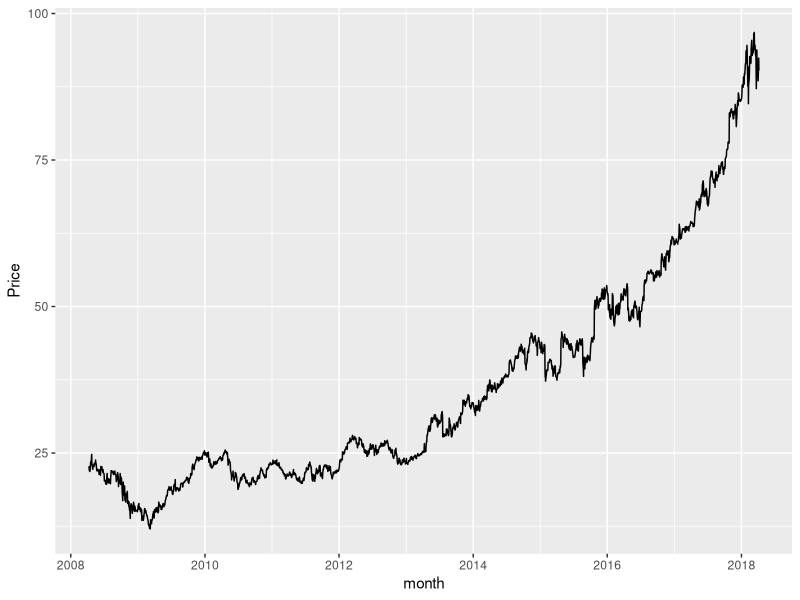
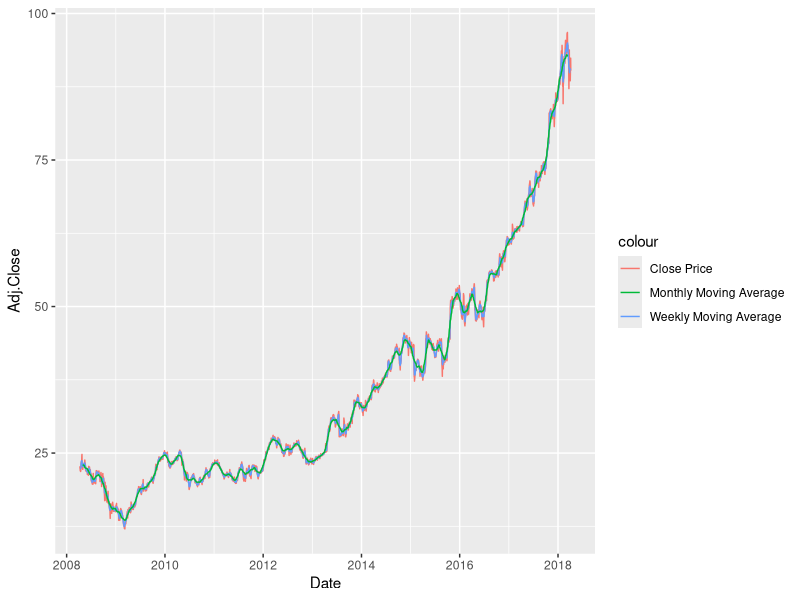
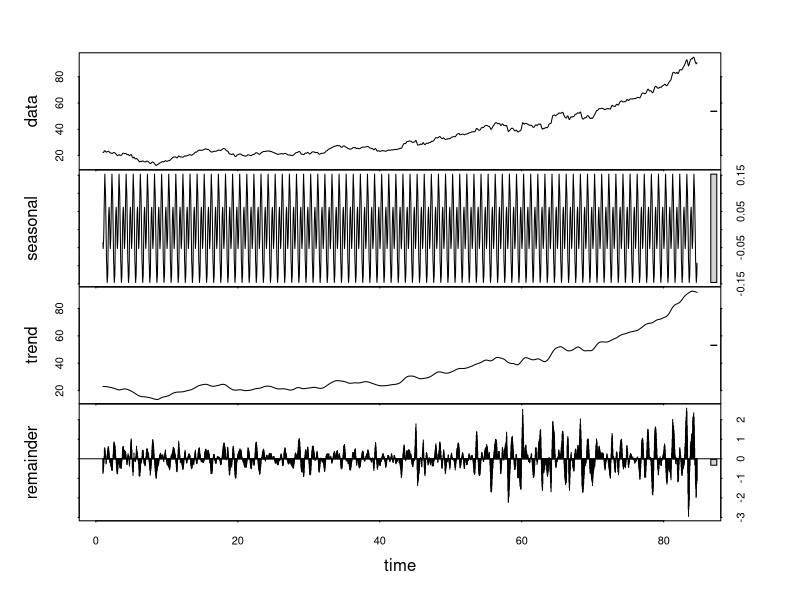
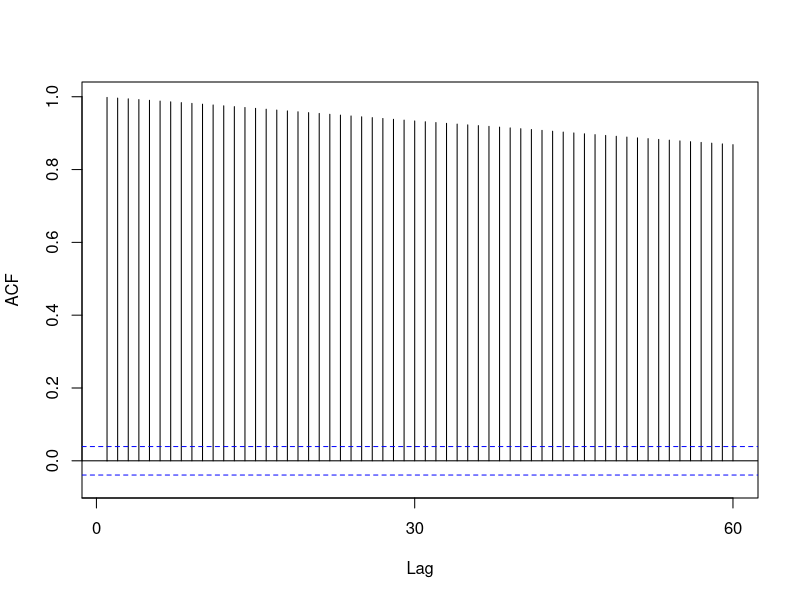
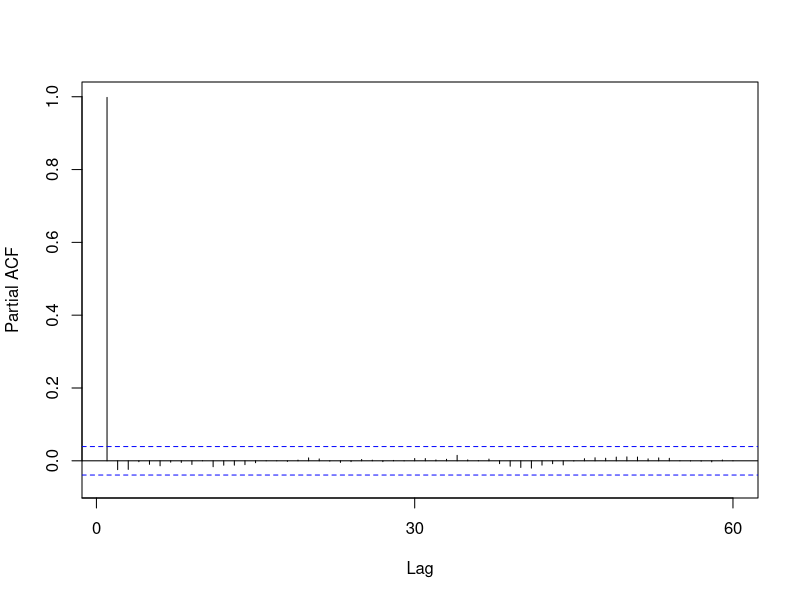
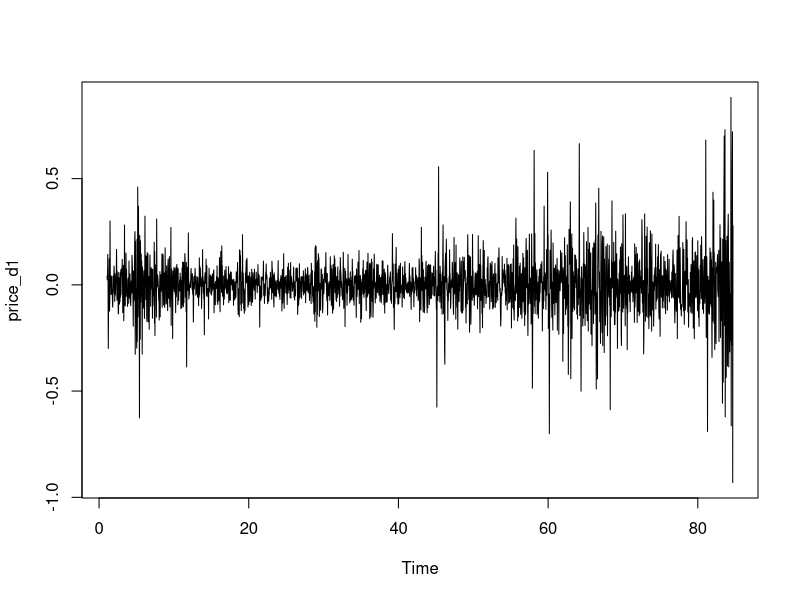
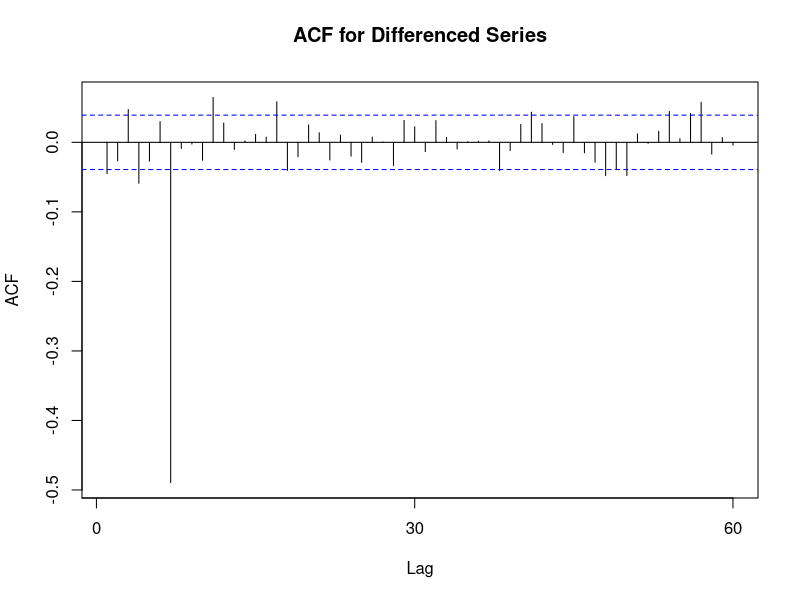
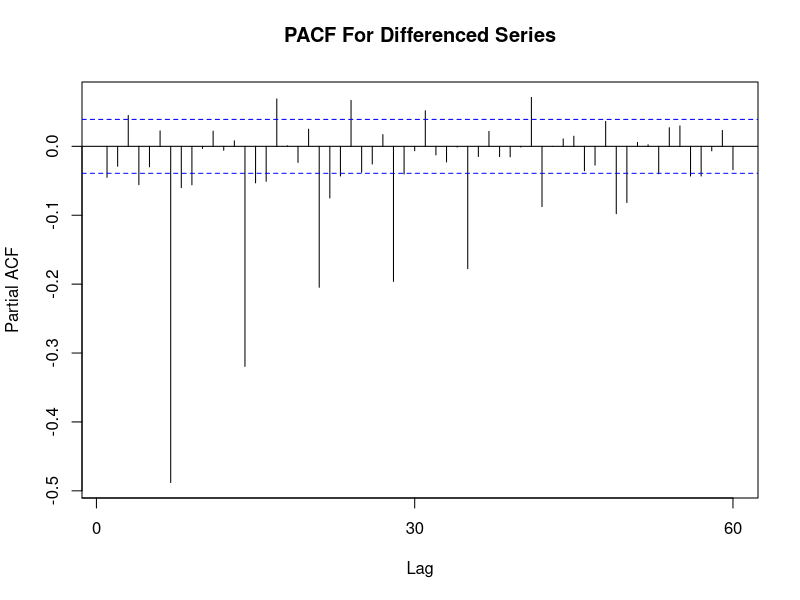

R code for these plots, in order: (Note: a time limit stopped this script after it produced the figures.)
# import the following library

library("ggplot2")
library("tseries")
library("forecast")

# import the data 
msft_stock <- read.csv("MSFT.csv", header = TRUE, stringsAsFactors = FALSE)

# EDA 
str(msft_stock)

# Date is not yet a Date format
msft_stock$Date <- as.Date(msft_stock$Date)

ggplot(msft_stock, aes(Date, Adj.Close)) + geom_line() + scale_x_date("month") +
  ylab("Price") + xlab("")

# Let's plot out the moving average of the data so that we can see whether the price
# is overvalued or undervalued

# Weekly Moving Average 
msft_stock$weekly_ma <- ma(msft_stock$Adj.Close, order = 7)

# Monthly Moving Average
msft_stock$monthly_ma <- ma(msft_stock$Adj.Close, order = 30)

ggplot() + 
  geom_line(data = msft_stock, aes(x = Date, y = Adj.Close, color="Close Price")) +
  geom_line(data = msft_stock, aes(x = Date, y = weekly_ma, color="Weekly Moving Average")) +
  geom_line(data = msft_stock, aes(x = Date, y = monthly_ma, color="Monthly Moving Average"))

# Maybe I took too much data! >_< 

# Step 3: Decompose the data
price_ma <- ts(na.omit(msft_stock$weekly_ma), frequency = 30)
decomp <- stl(price_ma, s.window = "periodic")
deseasonal_price <- seasadj(decomp)
plot(decomp)

# Stationarity
adf.test(price_ma, alternative = "stationary")

Acf(price_ma, main='')
Pacf(price_ma, main='')

# Based on the Pacf, it look like 2

price_d1 <- diff(deseasonal_price, differences = 2)
plot(price_d1)
adf.test(price_d1, alternative = "stationary")

Acf(price_d1, main='ACF for Differenced Series')
Pacf(price_d1, main="PACF For Differenced Series")

# Fitting an ARIMA Model
fit <- auto.arima(deseasonal_price, seasonal = FALSE)
tsdisplay(residuals(fit), lag.max=45, main='(1,1,1) Model Residuals')

fit2 = arima(deseasonal_price, order=c(1,1,7))
tsdisplay(residuals(fit2), lag.max=15, main='Seasonal Model Residuals')

# Forecast the Model
fcast <- forecast(fit2, h=30)
plot(fcast)


# Using previous data and observe performance
hold <- window(ts(deseasonal_price), start=2400)

fit_no_holdout <- arima(ts(deseasonal_price[-c(2400:2518)]), order = c(1,1,7))
fcast_no_holdout <- forecast(fit_no_holdout,h=25)
plot(fcast_no_holdout, main=" ")
lines(ts(deseasonal_price))

# Fit with seasonality

fit_w_seasonality = auto.arima(deseasonal_price, seasonal=TRUE)
fit_w_seasonality

seas_fcast <- forecast(fit_w_seasonality, h=30)
plot(seas_fcast)
